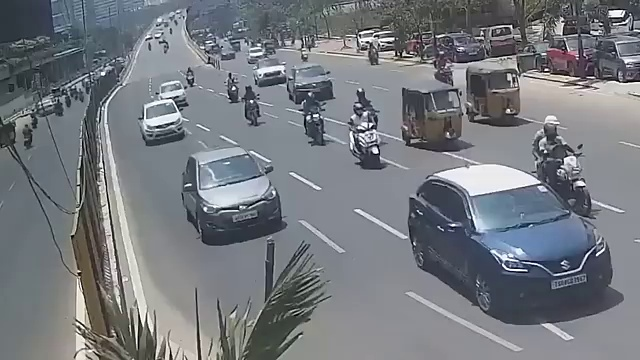
#> input picture frames/frame_1.jpg, 640 x 360 px; its folder holds only this picture in this run
$ python run_preprocessing.py
#> lines starting #> are read from the running program, lines starting #| are printed output that depends on the picture
### preprocess.py
import cv2
import os
import numpy as np

def preprocess_frames(input_folder, output_folder, resize_dim=(640, 480)):
#> called with input_folder = 'frames', output_folder = 'processed_frames', resize_dim = (640, 480)
    os.makedirs(output_folder, exist_ok=True)

    for filename in os.listdir(input_folder):
        if filename.endswith(".jpg"):
            img_path = os.path.join(input_folder, filename)
            img = cv2.imread(img_path)
#> img is the input picture: shape (360, 640, 3); mean B, G, R 127.4, 121.9, 118

            # Noise Reduction using Gaussian Blur
            denoised = cv2.GaussianBlur(img, (5, 5), 0)
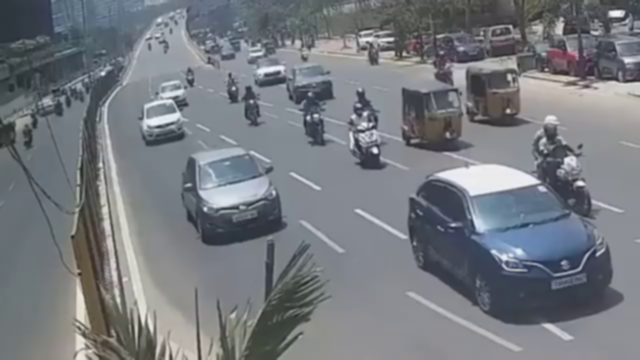
#> denoised: shape (360, 640, 3); mean B, G, R 127.4, 121.9, 118

            # Resizing
            resized = cv2.resize(denoised, resize_dim)
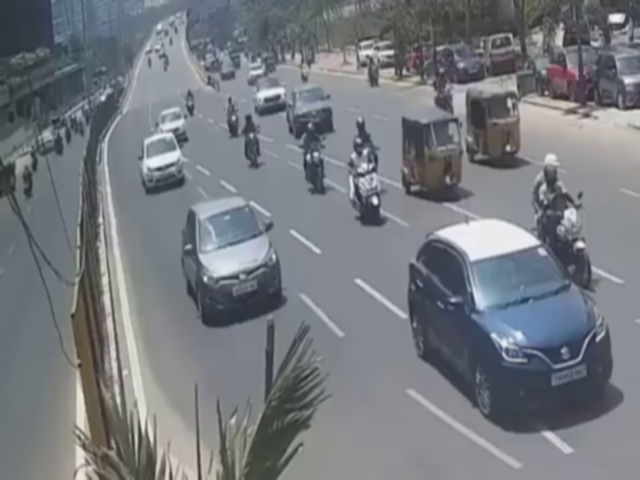
#> resized: shape (480, 640, 3); mean B, G, R 127.4, 121.9, 118

            # Save the processed frame
            output_path = os.path.join(output_folder, filename)
            cv2.imwrite(output_path, resized)
            print(f"Processed: {output_path}")

    print("Preprocessing completed.")

### run_preprocessing.py
from preprocess import preprocess_frames

input_folder = "frames"
output_folder = "processed_frames"

preprocess_frames(input_folder, output_folder)

$ run again, on frames/frame_113.jpg
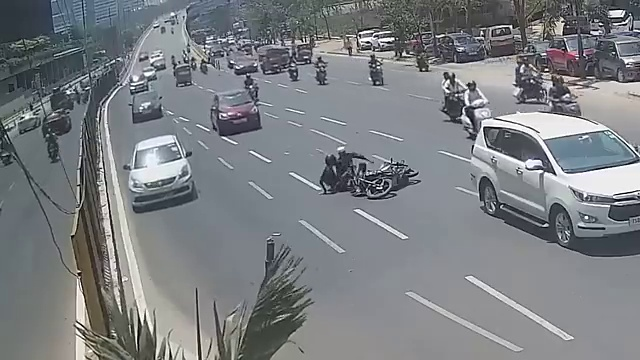
#> input picture frames/frame_113.jpg, 640 x 360 px
#> in preprocess_frames, img is the input picture: shape (360, 640, 3); mean B, G, R 131, 127.4, 123.7
#> in preprocess_frames, `denoised = cv2.GaussianBlur(img, (5, 5), 0)`:
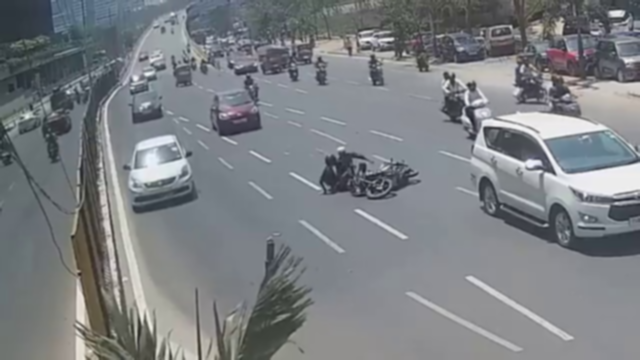
#> denoised: shape (360, 640, 3); mean B, G, R 131, 127.4, 123.7
#> in preprocess_frames, `resized = cv2.resize(denoised, resize_dim)`:
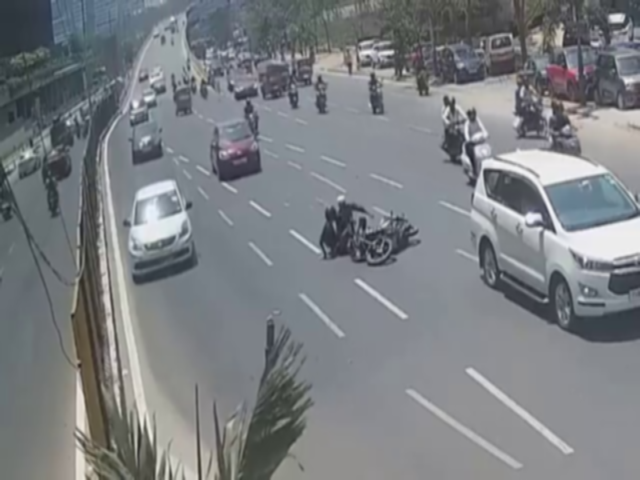
#> resized: shape (480, 640, 3); mean B, G, R 131, 127.4, 123.7

$ run again, on frames/frame_10.jpg
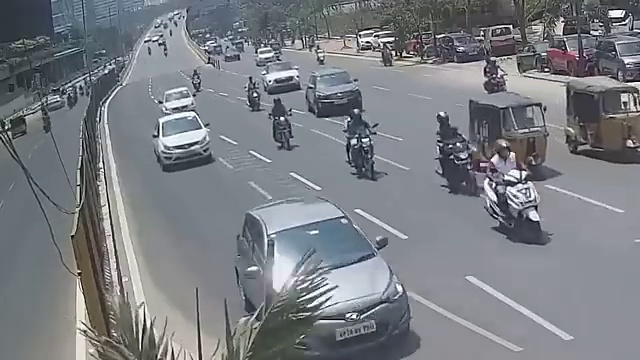
#> input picture frames/frame_10.jpg, 640 x 360 px
#> in preprocess_frames, img is the input picture: shape (360, 640, 3); mean B, G, R 131.3, 126, 122.3
#> in preprocess_frames, `denoised = cv2.GaussianBlur(img, (5, 5), 0)`:
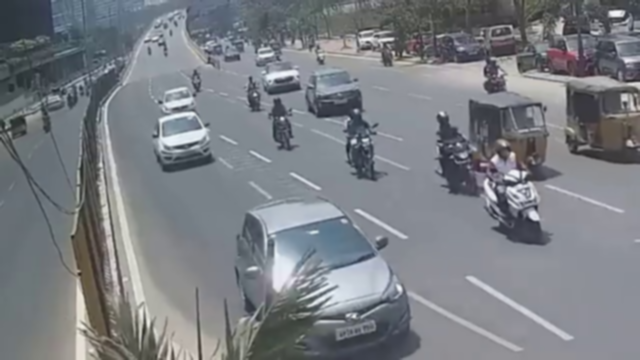
#> denoised: shape (360, 640, 3); mean B, G, R 131.3, 126, 122.3
#> in preprocess_frames, `resized = cv2.resize(denoised, resize_dim)`:
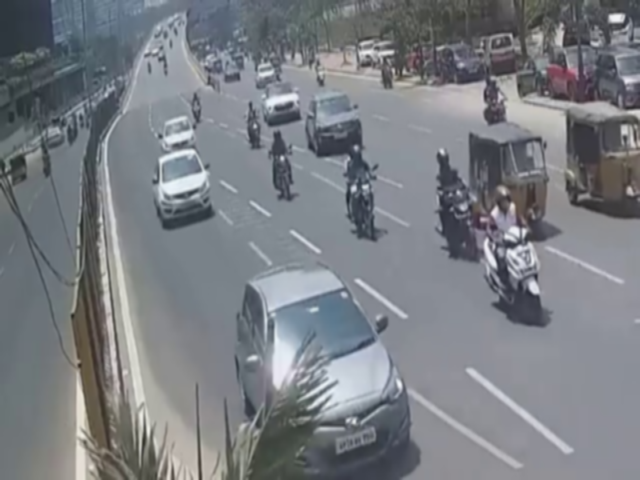
#> resized: shape (480, 640, 3); mean B, G, R 131.3, 126, 122.3
